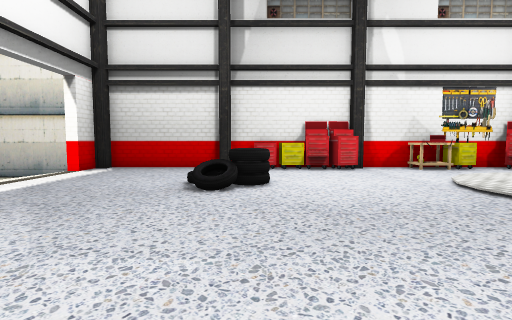
[1] (above)

16 first-person views from a walk through a Unity game level. The camera is 1.3 m above the floor, tilts 4° down and sees 85° across. Doors are open. The floor is counted in squares, 1 m on a side. Each view is taken from the middle of a square. On the plan, view 1 faces up. The plan holds only what a view shows up to about 13 squares ahead; the rest is blank. Some surface patterns are stand-ins.

[2]
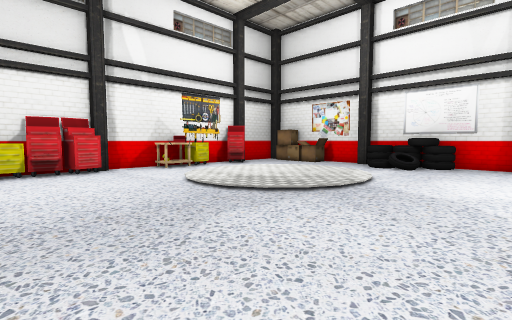

[3]
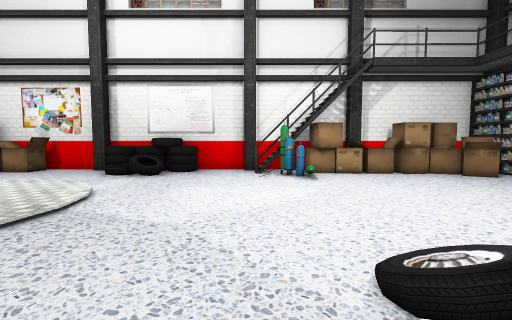

[4]
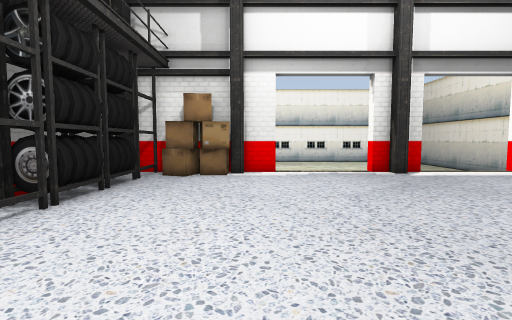

[5]
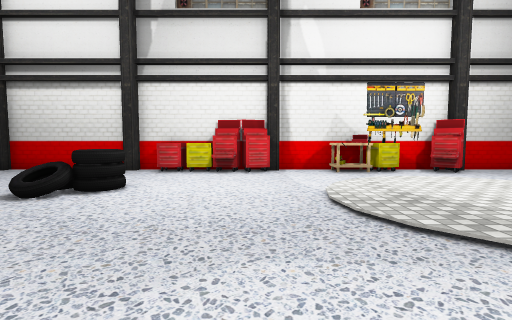

[6]
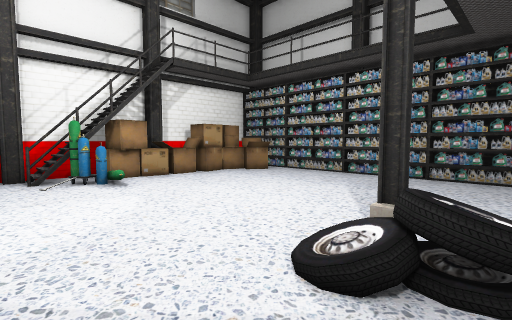

[7]
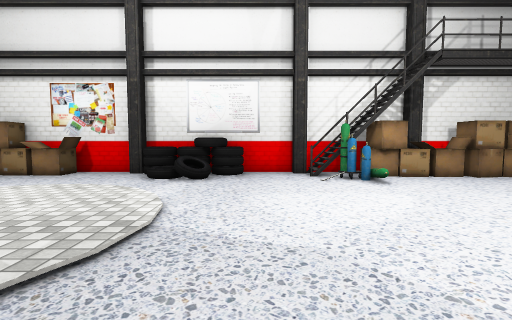

[8]
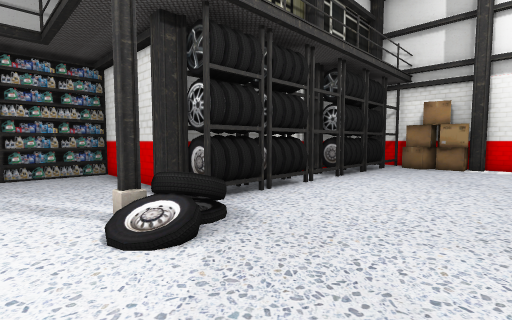

[9]
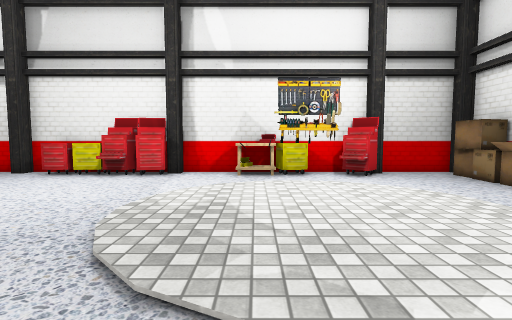

[10]
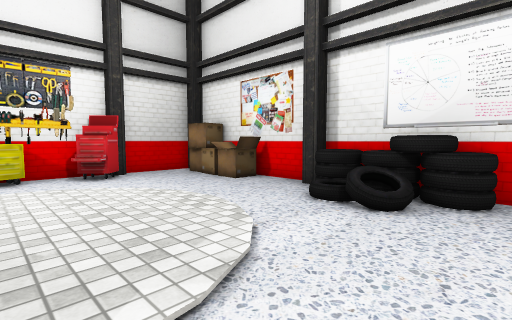

[11]
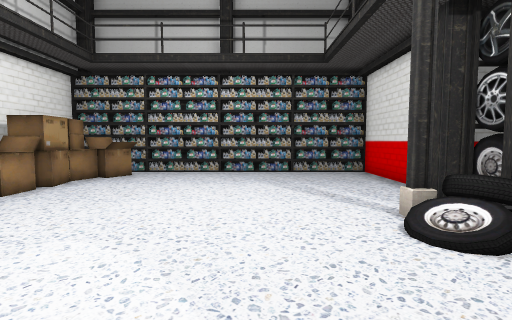

[12]
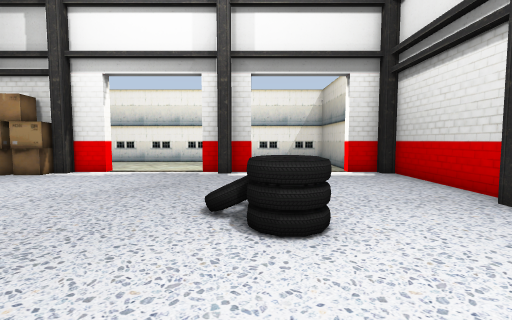

[13]
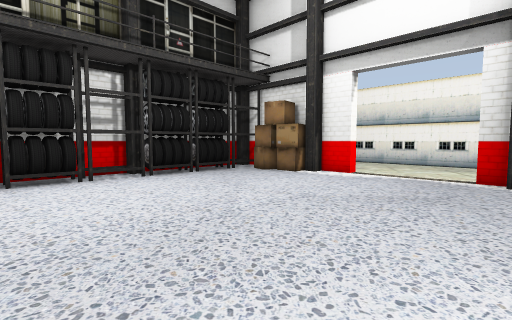

[14]
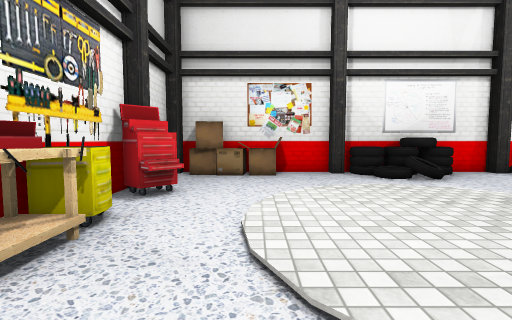

[15]
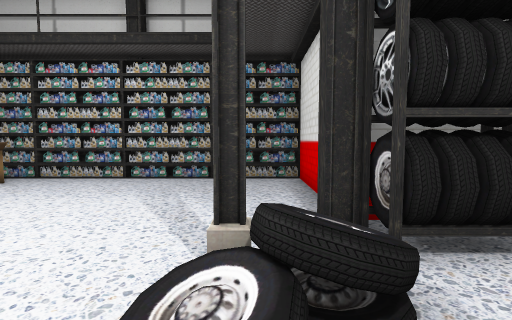

[16]
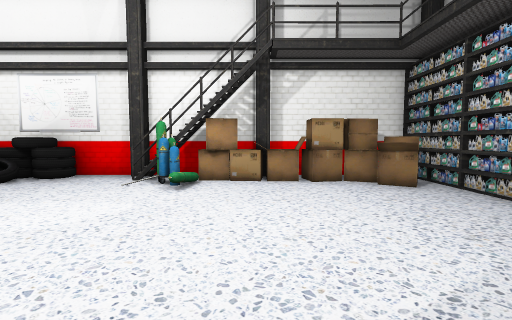

### Floor plan
Key: @ floor where view 1 was taken; # wall or solid block; x gap in a wall; . floor; / step, stairs or slope; D open door; = window, fence, low wall or low ledge; ^ raised ledge; v drop or lower ground; W wheel; H whiteboard; B box; T tank; S shelf; O other object.
Columns run from 9 left of view 1 to 17 right of it. Each row starts with its distance up from view 1.
 14   ########################
 13   #....##^^^###.^O#^###..##
 12  #D........==#...^#.=#..B #
 11 /DD.....................BB#
 10 /DD..............///....BB#
  9  DD.....WW...../...../..BB#
  8  #D.....WW...../...../....#
  7   #......................##
  6  #D............/........WW#
  5  DD............/...../..WW#
  4  DD.............//.//...WH#
  3  DD.....................WH#
  2  #D.......................#
  1   #.......................#
  0   #......@..............#x#
 -1   BB...................TTv#
 -2   BB..........O=.......T###
 -3   ####OO###### W........##
 -4   ####OO##  ###.........###
 -5      ####    #..........B##
 -6              #..........BB#
 -7              #..........BB#
 -8              #.........BBB#
 -9              #.........BB.#
-10              ##SSSS#SSSSS##

Positions as (right, up) in squares from view 1, and headings:
1: (0, 0), facing up
2: (1, 0), facing up-right
3: (4, 0), facing right
4: (4, 1), facing left
5: (4, 1), facing up
6: (5, 1), facing down-right
7: (5, 2), facing right
8: (8, 2), facing down-left
9: (8, 2), facing up
10: (9, 2), facing up-right
11: (9, 2), facing down
12: (4, 8), facing left
13: (3, 7), facing down-left
14: (5, 10), facing right
15: (6, 0), facing down
16: (6, -4), facing right
